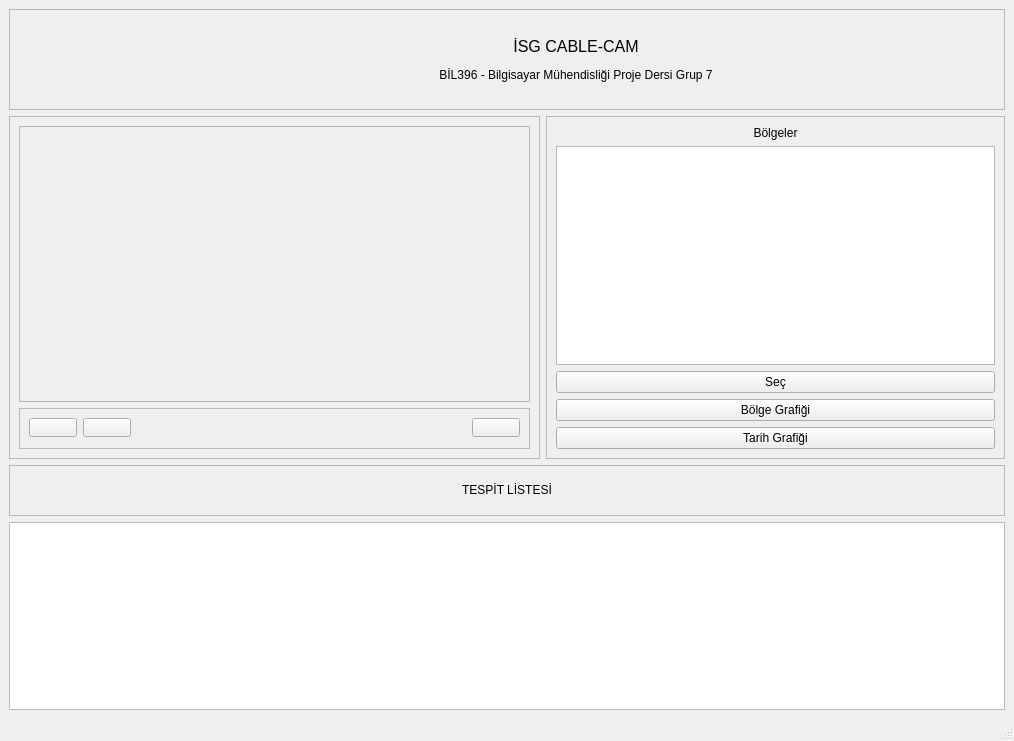
<?xml version="1.0" encoding="UTF-8"?>
<ui version="4.0">
 <class>SecondWindow</class>
 <widget class="QMainWindow" name="SecondWindow">
  <property name="geometry">
   <rect>
    <x>0</x>
    <y>0</y>
    <width>1014</width>
    <height>741</height>
   </rect>
  </property>
  <property name="minimumSize">
   <size>
    <width>813</width>
    <height>0</height>
   </size>
  </property>
  <property name="windowTitle">
   <string>İSG CABLE-CAM</string>
  </property>
  <widget class="QWidget" name="centralwidget">
   <layout class="QGridLayout" name="gridLayout_7">
    <item row="0" column="0">
     <layout class="QVBoxLayout" name="verticalLayout_4">
      <item>
       <widget class="QFrame" name="frame_5">
        <property name="frameShape">
         <enum>QFrame::StyledPanel</enum>
        </property>
        <property name="frameShadow">
         <enum>QFrame::Raised</enum>
        </property>
        <layout class="QGridLayout" name="gridLayout_3">
         <item row="0" column="0">
          <layout class="QHBoxLayout" name="horizontalLayout_4">
           <item>
            <spacer name="horizontalSpacer_8">
             <property name="orientation">
              <enum>Qt::Horizontal</enum>
             </property>
             <property name="sizeHint" stdset="0">
              <size>
               <width>40</width>
               <height>20</height>
              </size>
             </property>
            </spacer>
           </item>
           <item>
            <widget class="QLabel" name="gtu">
             <property name="minimumSize">
              <size>
               <width>131</width>
               <height>81</height>
              </size>
             </property>
             <property name="text">
              <string/>
             </property>
            </widget>
           </item>
           <item>
            <widget class="QLabel" name="label">
             <property name="minimumSize">
              <size>
               <width>500</width>
               <height>0</height>
              </size>
             </property>
             <property name="maximumSize">
              <size>
               <width>741</width>
               <height>16777215</height>
              </size>
             </property>
             <property name="text">
              <string>&lt;html&gt;&lt;head/&gt;&lt;body&gt;&lt;p align=&quot;center&quot;&gt;&lt;span style=&quot; font-size:12pt;&quot;&gt;İSG CABLE-CAM&lt;/span&gt;&lt;/p&gt;&lt;p align=&quot;center&quot;&gt;BİL396 - Bilgisayar Mühendisliği Proje Dersi Grup 7&lt;/p&gt;&lt;/body&gt;&lt;/html&gt;</string>
             </property>
            </widget>
           </item>
           <item>
            <spacer name="horizontalSpacer_7">
             <property name="orientation">
              <enum>Qt::Horizontal</enum>
             </property>
             <property name="sizeHint" stdset="0">
              <size>
               <width>40</width>
               <height>20</height>
              </size>
             </property>
            </spacer>
           </item>
          </layout>
         </item>
        </layout>
       </widget>
      </item>
      <item>
       <layout class="QHBoxLayout" name="horizontalLayout_5">
        <item>
         <widget class="QFrame" name="frame">
          <property name="minimumSize">
           <size>
            <width>511</width>
            <height>311</height>
           </size>
          </property>
          <property name="maximumSize">
           <size>
            <width>16777215</width>
            <height>16777215</height>
           </size>
          </property>
          <property name="frameShape">
           <enum>QFrame::StyledPanel</enum>
          </property>
          <property name="frameShadow">
           <enum>QFrame::Raised</enum>
          </property>
          <layout class="QGridLayout" name="gridLayout_5">
           <item row="0" column="0">
            <layout class="QVBoxLayout" name="verticalLayout_3">
             <item>
              <widget class="QFrame" name="videoFrame">
               <property name="minimumSize">
                <size>
                 <width>491</width>
                 <height>261</height>
                </size>
               </property>
               <property name="frameShape">
                <enum>QFrame::StyledPanel</enum>
               </property>
               <property name="frameShadow">
                <enum>QFrame::Raised</enum>
               </property>
               <layout class="QGridLayout" name="gridLayout_6">
                <item row="0" column="0">
                 <widget class="QLabel" name="video">
                  <property name="minimumSize">
                   <size>
                    <width>491</width>
                    <height>261</height>
                   </size>
                  </property>
                  <property name="text">
                   <string/>
                  </property>
                 </widget>
                </item>
               </layout>
              </widget>
             </item>
             <item>
              <widget class="QFrame" name="frame_6">
               <property name="minimumSize">
                <size>
                 <width>0</width>
                 <height>41</height>
                </size>
               </property>
               <property name="maximumSize">
                <size>
                 <width>16777215</width>
                 <height>41</height>
                </size>
               </property>
               <property name="frameShape">
                <enum>QFrame::StyledPanel</enum>
               </property>
               <property name="frameShadow">
                <enum>QFrame::Raised</enum>
               </property>
               <layout class="QGridLayout" name="gridLayout_4">
                <item row="0" column="0">
                 <layout class="QHBoxLayout" name="horizontalLayout_3">
                  <item>
                   <widget class="QPushButton" name="play">
                    <property name="minimumSize">
                     <size>
                      <width>48</width>
                      <height>19</height>
                     </size>
                    </property>
                    <property name="maximumSize">
                     <size>
                      <width>48</width>
                      <height>19</height>
                     </size>
                    </property>
                    <property name="text">
                     <string/>
                    </property>
                   </widget>
                  </item>
                  <item>
                   <widget class="QPushButton" name="stop">
                    <property name="minimumSize">
                     <size>
                      <width>48</width>
                      <height>19</height>
                     </size>
                    </property>
                    <property name="maximumSize">
                     <size>
                      <width>48</width>
                      <height>19</height>
                     </size>
                    </property>
                    <property name="text">
                     <string/>
                    </property>
                   </widget>
                  </item>
                  <item>
                   <spacer name="horizontalSpacer_4">
                    <property name="orientation">
                     <enum>Qt::Horizontal</enum>
                    </property>
                    <property name="sizeHint" stdset="0">
                     <size>
                      <width>40</width>
                      <height>20</height>
                     </size>
                    </property>
                   </spacer>
                  </item>
                  <item>
                   <widget class="QPushButton" name="fullScreen">
                    <property name="minimumSize">
                     <size>
                      <width>48</width>
                      <height>19</height>
                     </size>
                    </property>
                    <property name="maximumSize">
                     <size>
                      <width>48</width>
                      <height>19</height>
                     </size>
                    </property>
                    <property name="text">
                     <string/>
                    </property>
                   </widget>
                  </item>
                 </layout>
                </item>
               </layout>
              </widget>
             </item>
            </layout>
           </item>
          </layout>
         </widget>
        </item>
        <item>
         <widget class="QFrame" name="frame_3">
          <property name="minimumSize">
           <size>
            <width>271</width>
            <height>311</height>
           </size>
          </property>
          <property name="maximumSize">
           <size>
            <width>500</width>
            <height>16777215</height>
           </size>
          </property>
          <property name="frameShape">
           <enum>QFrame::StyledPanel</enum>
          </property>
          <property name="frameShadow">
           <enum>QFrame::Raised</enum>
          </property>
          <layout class="QGridLayout" name="gridLayout_2">
           <item row="0" column="0">
            <layout class="QVBoxLayout" name="verticalLayout">
             <item>
              <widget class="QLabel" name="label_3">
               <property name="text">
                <string>&lt;html&gt;&lt;head/&gt;&lt;body&gt;&lt;p align=&quot;center&quot;&gt;Bölgeler&lt;/p&gt;&lt;/body&gt;&lt;/html&gt;</string>
               </property>
              </widget>
             </item>
             <item>
              <layout class="QHBoxLayout" name="horizontalLayout_2">
               <item>
                <widget class="QListWidget" name="listWidget">
                 <property name="minimumSize">
                  <size>
                   <width>261</width>
                   <height>200</height>
                  </size>
                 </property>
                 <property name="maximumSize">
                  <size>
                   <width>500</width>
                   <height>16777215</height>
                  </size>
                 </property>
                </widget>
               </item>
              </layout>
             </item>
            </layout>
           </item>
           <item row="2" column="0">
            <widget class="QPushButton" name="bolge_ekle_2">
             <property name="text">
              <string>Bölge Grafiği</string>
             </property>
            </widget>
           </item>
           <item row="3" column="0">
            <widget class="QPushButton" name="openDateGraph">
             <property name="text">
              <string>Tarih Grafiği</string>
             </property>
            </widget>
           </item>
           <item row="1" column="0">
            <widget class="QPushButton" name="bolge_sec_2">
             <property name="text">
              <string>Seç</string>
             </property>
            </widget>
           </item>
          </layout>
         </widget>
        </item>
       </layout>
      </item>
     </layout>
    </item>
    <item row="1" column="0">
     <layout class="QVBoxLayout" name="_2">
      <item>
       <widget class="QFrame" name="frame_4">
        <property name="frameShape">
         <enum>QFrame::StyledPanel</enum>
        </property>
        <property name="frameShadow">
         <enum>QFrame::Raised</enum>
        </property>
        <layout class="QGridLayout" name="gridLayout">
         <item row="0" column="0">
          <layout class="QHBoxLayout" name="horizontalLayout">
           <item>
            <spacer name="horizontalSpacer">
             <property name="orientation">
              <enum>Qt::Horizontal</enum>
             </property>
             <property name="sizeHint" stdset="0">
              <size>
               <width>40</width>
               <height>20</height>
              </size>
             </property>
            </spacer>
           </item>
           <item>
            <widget class="QLabel" name="dikkat1">
             <property name="minimumSize">
              <size>
               <width>0</width>
               <height>31</height>
              </size>
             </property>
             <property name="text">
              <string/>
             </property>
            </widget>
           </item>
           <item>
            <widget class="QLabel" name="label_2">
             <property name="minimumSize">
              <size>
               <width>0</width>
               <height>31</height>
              </size>
             </property>
             <property name="text">
              <string>&lt;html&gt;&lt;head/&gt;&lt;body&gt;&lt;p align=&quot;center&quot;&gt;TESPİT LİSTESİ&lt;/p&gt;&lt;/body&gt;&lt;/html&gt;</string>
             </property>
            </widget>
           </item>
           <item>
            <widget class="QLabel" name="dikkat2">
             <property name="minimumSize">
              <size>
               <width>0</width>
               <height>31</height>
              </size>
             </property>
             <property name="text">
              <string/>
             </property>
            </widget>
           </item>
           <item>
            <spacer name="horizontalSpacer_3">
             <property name="orientation">
              <enum>Qt::Horizontal</enum>
             </property>
             <property name="sizeHint" stdset="0">
              <size>
               <width>40</width>
               <height>20</height>
              </size>
             </property>
            </spacer>
           </item>
          </layout>
         </item>
        </layout>
       </widget>
      </item>
      <item>
       <widget class="QTableWidget" name="tableWidget">
        <property name="minimumSize">
         <size>
          <width>791</width>
          <height>0</height>
         </size>
        </property>
       </widget>
      </item>
     </layout>
    </item>
   </layout>
  </widget>
  <widget class="QMenuBar" name="menubar">
   <property name="geometry">
    <rect>
     <x>0</x>
     <y>0</y>
     <width>1014</width>
     <height>25</height>
    </rect>
   </property>
  </widget>
  <widget class="QStatusBar" name="statusbar"/>
 </widget>
 <resources/>
 <connections/>
</ui>
